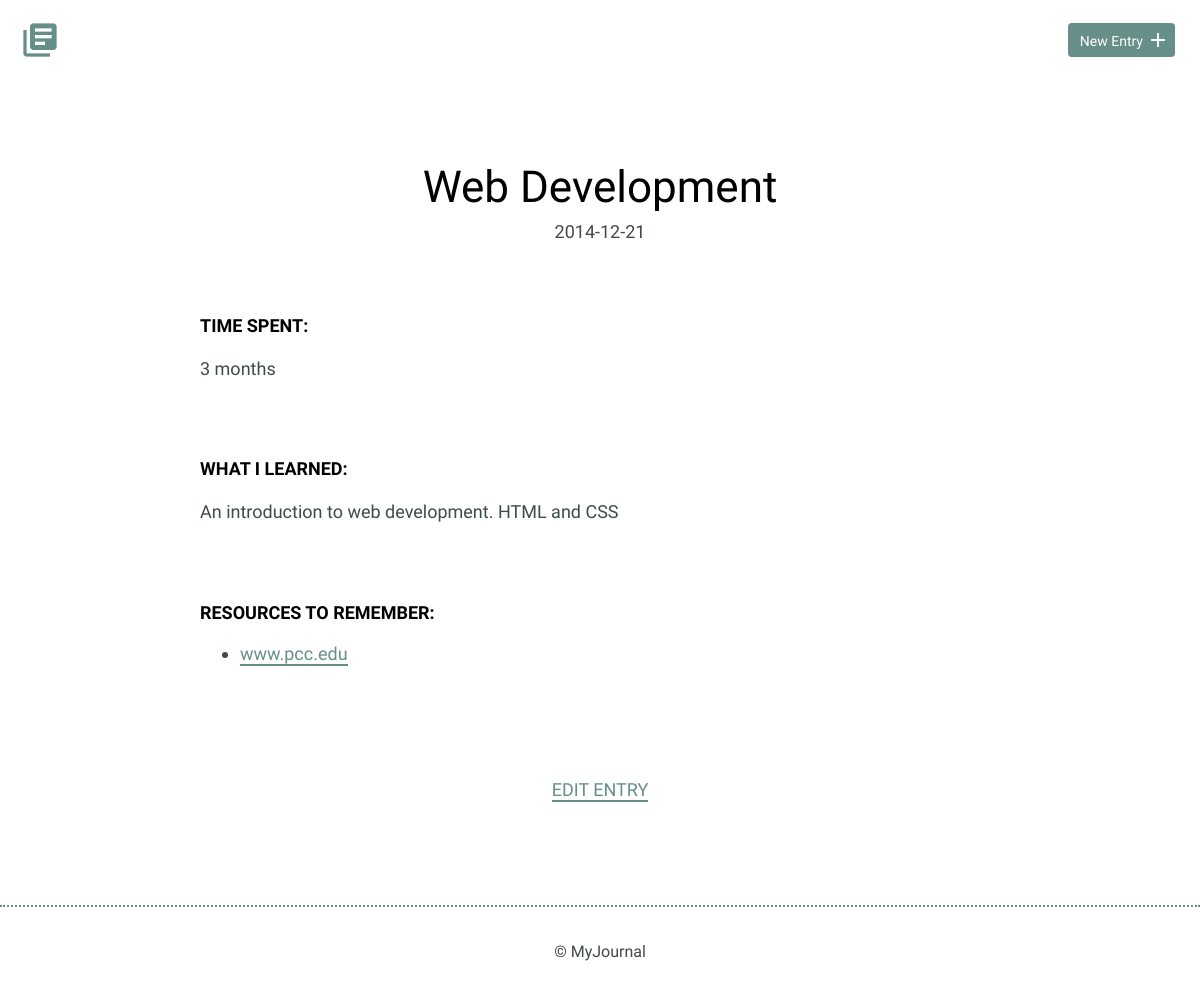
The app's page /detail.php?id=3, older data.
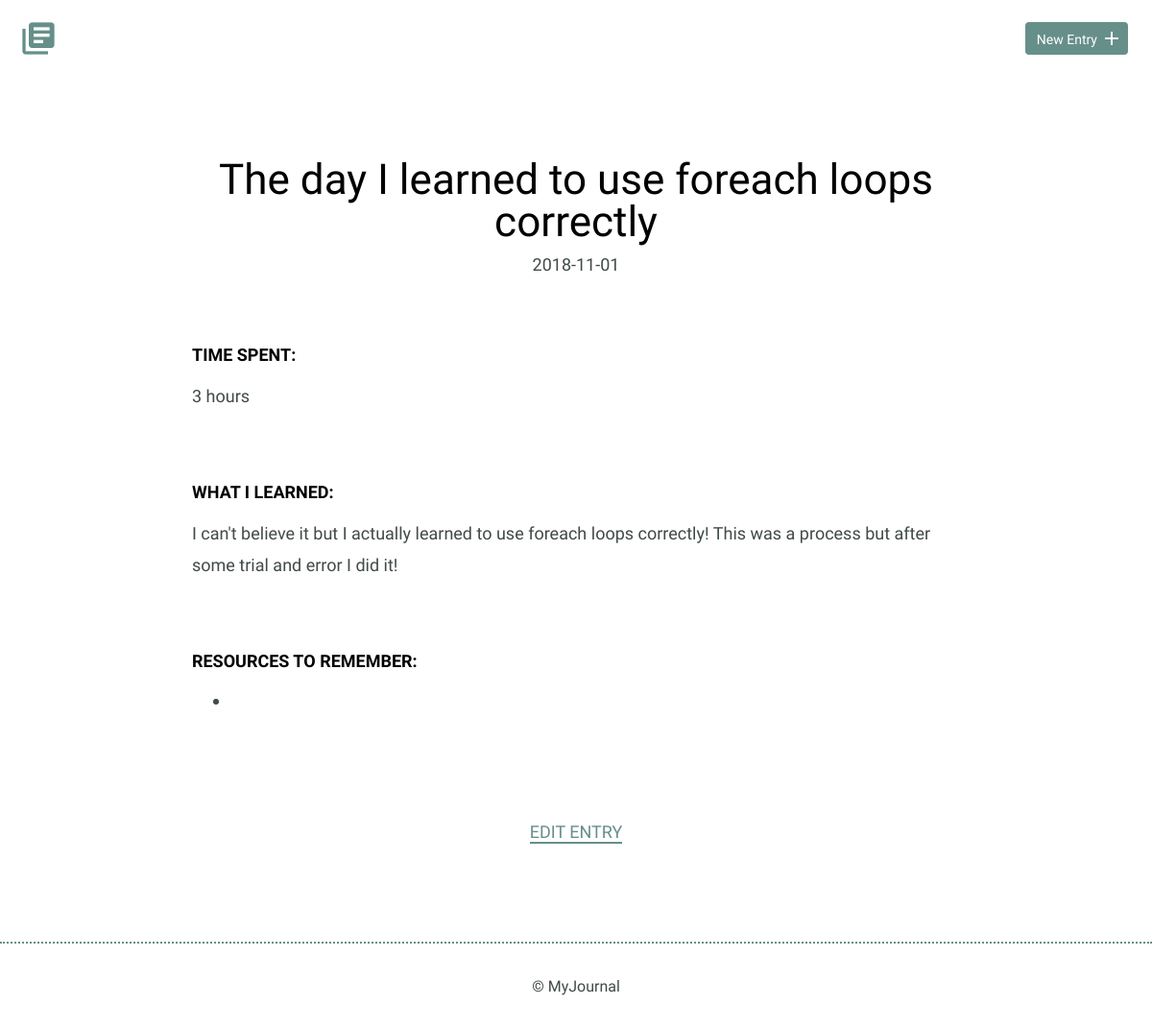
The same page, newer data.
### tables this page shows
CREATE TABLE "entries" (
	`id`	INTEGER,
	`title`	TEXT,
	`date`	TEXT,
	`time_spent`	INTEGER,
	`learned`	BLOB,
	`resources`	BLOB,
	PRIMARY KEY(`id`)
);

### detail.php (the view)
<?php
if(isset($_GET['id'])) {
    $id = filter_input(INPUT_GET,'id',FILTER_SANITIZE_NUMBER_INT);
}
include("inc/connection.php");
    try {
        $results = $db->prepare('SELECT * FROM entries WHERE id = ?');
        $results->bindParam(1, $id, PDO::PARAM_INT);
        $results->execute();
    } catch (Exception $e) {
        echo "Error!: " . $e->getMessage() . "</br>";
        return false;
    }
$details = $results->fetch(PDO::FETCH_ASSOC);
include("inc/header.php");
?>
<section>
    <div class="container">
        <div class="entry-list single">
            <article>
                <h1><?php echo $details['title']; ?></h1>
                <time datetime="2016-01-31"><?php echo $details['date']; ?></time>
                <div class="entry">
                    <h3>Time Spent: </h3>
                    <p><?php echo $details['time_spent']; ?></p>
                </div>
                <div class="entry">
                    <h3>What I Learned:</h3>
                    <p><?php echo $details['learned']; ?></p>
                </div>
                <div class="entry">
                    <h3>Resources to Remember:</h3>
                    <ul>
                        <li><a href=""><?php echo $details['resources']; ?></a></li>
                    </ul>
                </div>
            </article>
        </div>
    </div>
    <div class="edit">
        <p><a href="edit.php?id=<?php echo $details['id']; ?>"> Edit Entry</a></p>
    </div>
</section>
<?php include("inc/footer.php"); ?>

Row changes from the older to the newer data that the page shows:
changed entries: title "Web Development" → "The day I learned to use foreach loops correctly"; date "2014-12-21" → "2018-11-01"; time_spent "3 months" → "3 hours"; learned "An introduction to web development. HTML and CSS" → "I can't believe it but I actually learned to use foreach loops correctly! This was a process but after some trial and error I did it!"; resources "www.pcc.edu" → (not shown)
